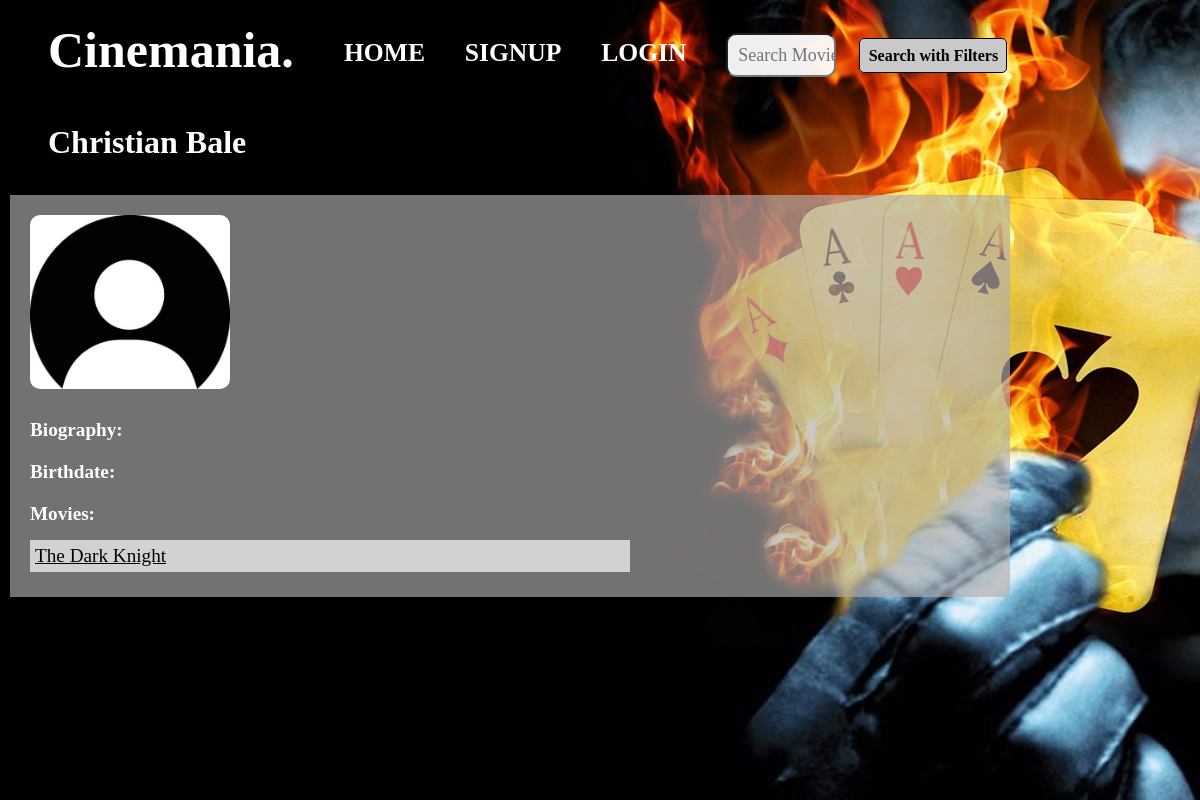
Page /actor/2/ on the earlier database version.
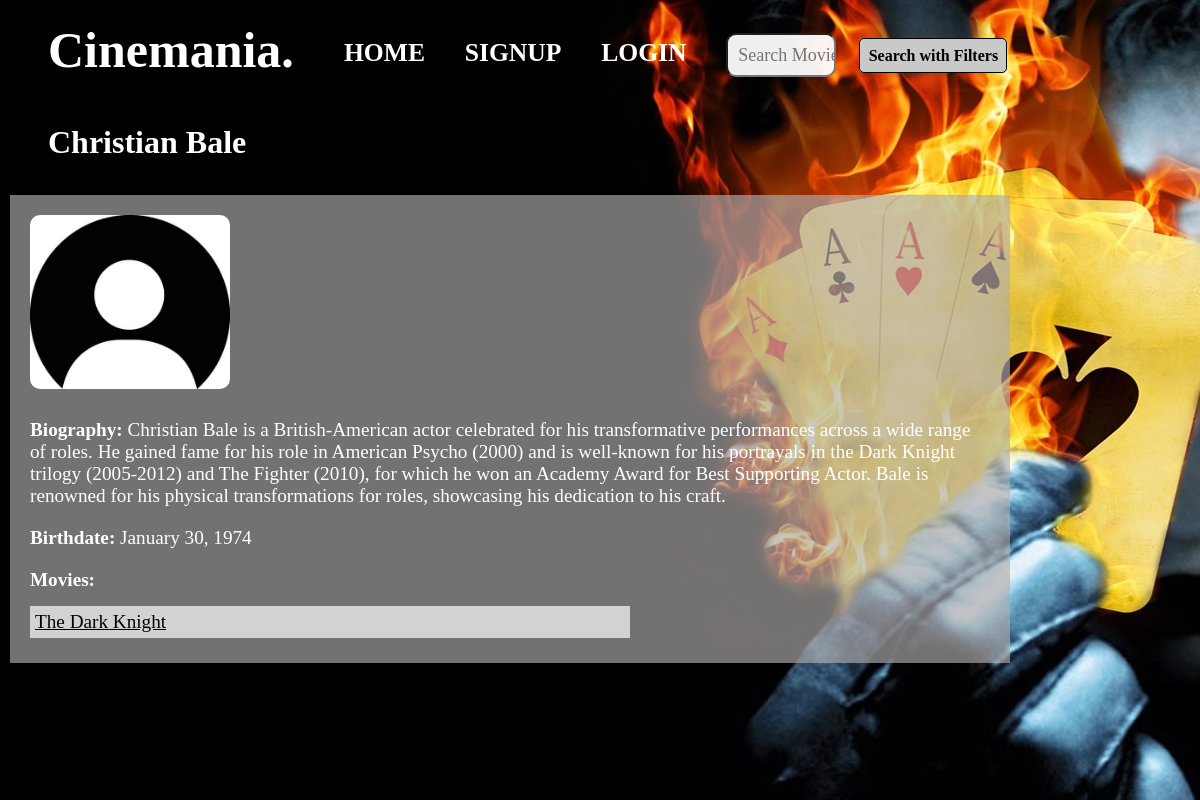
Same page on the later database version.
### blog/models.py (models this page shows, shortened)
class Actor(models.Model):
    name = models.CharField(max_length=100)
    biography = models.TextField(blank=True)
    birthdate = models.DateField(null=True, blank=True)
    movies = models.ManyToManyField(Movie, related_name='actors')
    profile_picture = models.ImageField(default='default.jpg', upload_to='actor_pics/')

class Movie(models.Model):
    title = models.CharField(max_length=250)
    description = models.TextField()
    director = models.TextField()
    cast = models.TextField()
    genre = models.TextField()
    duration = models.IntegerField()
    year = models.IntegerField()
    language = models.CharField(max_length=100)
    awards = models.TextField()
    trailer = models.TextField()
    image = models.ImageField(default='dkposter.jpg', upload_to='movies')
    rating = models.DecimalField(max_digits=2, decimal_places=1, default=5.0)

### blog/views.py (the view)
# urls.py: path('actor/<int:pk>/', actor_detail, name='actor-detail'),
def actor_detail(request, pk):
    actor = get_object_or_404(Actor, pk=pk)
    context = {
        'actor': actor,
        'title': actor.name  # Set the title to the actor's name
    }
    return render(request, 'blog/actor_detail.html', context)

### blog/templates/blog/actor_detail.html (shortened to what this page needs)
{% extends "blog/base.html" %}
{% block content %}
    <div class="head">
        <h1 class="actor-name">{{ actor.name }}</h1>
    </div>
    <div class="actor-detail-container">
        {% if actor.profile_picture %}
            <img src="{{ actor.profile_picture.url }}" alt="{{ actor.name }}'s Profile Picture" class="actor-image">
        {% endif %}
        <p class="biography"><strong>Biography:</strong> {{ actor.biography }}</p>
        <p class="birthdate"><strong>Birthdate:</strong> {{ actor.birthdate|date:"F j, Y" }}</p>
        <h2 class="movies-title">Movies:</h2>
        <ul class="movies-list">
            {% for movie in actor.movies.all %}
                <li class="movie-item">
                    <a href="{% url 'movie-detail' movie.pk %}" style="color: black;">
                        {{ movie.title }}
                    </a>
                </li>
            {% empty %}
                <li>No movies found for this actor.</li>
            {% endfor %}
        </ul>
    </div>
{% endblock content %}

### blog/templates/blog/base.html (shortened to what this page needs)
{% load static %}
<!DOCTYPE html>
<html lang="en">
<head>
    <link rel="stylesheet" href="{% static 'style.css' %}">
</head>
<body>
    <div class="main">
        <nav style="width: 90%;">
            <span id="name">Cinemania.</span>
            <span id="items" style="width: 80%;">
                <span id="item" style="margin-left: 6%;"><a class="navelt" href="{% url 'blog-home' %}">HOME</a></span>
                {% if user.is_authenticated %}
                <span id="item">
                    <form id="logoutform" action="{% url 'logout' %}" method="post">
                    {% csrf_token %}
                    <button type="submit" class="navelt" id="navbtn">LOGOUT</button>
                    </form>
                </span>
                <span id="item"><a href="{% url 'create-review' %}" class="navelt">WRITE REVIEW</a></span>
                <span id="item"><a class="navelt" href="{% url 'profile' %}">PROFILE</a></span>
                {% else %}
                <span id="item"><a class="navelt" href="{% url 'register' %}">SIGNUP</a></span>
                <span id="item"><a class="navelt" href="{% url 'login' %}">LOGIN</a></span>
                {% endif %}
                <form method="get" action="/search">
                    <span id="item"><input name="query" id="query" type="text" placeholder="Search Movie" width="50"></span>
                </form>
                <span><a class="navelt filternav" href="{% url 'filters' %}">Search with Filters</a></span>
            </span>
        </nav>
        {% block content %}
        {% endblock content %}
    </div>
</body>
</html>

### blog/static/style.css (style rules this page uses)
* { margin: 0%; padding: 0%; font-family:Cambria, Cochin, Georgia, Times, 'Times New Roman', serif; }
.main { z-index: 1; background: url(darkbg.jpg); background-position: center center; width: 100%; height: 100vh; }
nav { z-index: 2; position: absolute; top: 2%; left: 2%; width: 80%; height: 20px; display: flex; align-items: center; justify-content: space-between; font-size: 160%; font-weight: bold; color: black; background-color: transparent; padding: 2%; }
#name { font-size: 50px; font-weight: bold; color: white; }
#items { margin-top: 1%; width: 80%; background-color: transparent; }
#item { margin: 2%; background-color: transparent; }
.navelt { color: white; text-decoration: none; }
form { display: inline; }
input { background: rgba(255, 255, 255, 0.781); border-radius: 10px; height: 40px; width: 250px; font-size: 18px; color: rgb(0, 0, 0); padding-left: 10px; }
h1 { margin: 2%; margin-left: 4%; }
h2 { margin: 2%; margin-left: 4%; }

### blog/templates/blog/actor_detail.html (style rules this page uses)
.head { display: flex; padding-top: 100px; justify-content: flex-start; align-items: flex-start; margin-top: 0; }
.actor-detail-container { display: flex; justify-content: flex-start; width: 80vw; flex-direction: column; align-items: left; background-color: rgba(178, 173, 173, 0.654); color: white; padding: 20px; margin: 10px; pointer-events: auto; }
.actor-name { font-size: 2rem; color: white; }
.biography, .birthdate { font-size: 1.2em; margin: 10px 0; }
.movies-title { font-size: 1.2em; margin: 10px 0; }
.movies-list { width: 50vw; list-style-type: none; padding-left: 0; font-size: 1.2em; color: black; text-align: left; }
.movie-item { margin: 5px 0; padding: 5px; color: black; background-color: rgb(210, 210, 210); }
.actor-image { width: 200px; height: auto; border-radius: 10px; margin-bottom: 20px; }

### blog/templates/blog/base.html (style rules this page uses)
form { display: inline; }
#query { width: 8vw; background-color: rgba(255, 255, 255, 0.937); }
.filternav { background-color: rgb(201, 201, 201); color: black; font-size: medium; padding: 1%; border: 1px solid black; border-radius: 5px; }

Differences in the rows shown:
changed Actor "Christian Bale": biography (not shown) → "Christian Bale is a British-American actor celebrated for his transformative performances across a wide range of roles. He gained fame for his role in American Psycho (2000) and is well-known for his portrayals in the Dark Knight trilogy (2005-2012) and The Fighter (2010), for which he won an Academy Award for Best Supporting Actor. Bale is renowned for his physical transformations for roles, showcasing his dedication to his craft."; birthdate (not shown) → "January 30, 1974"
